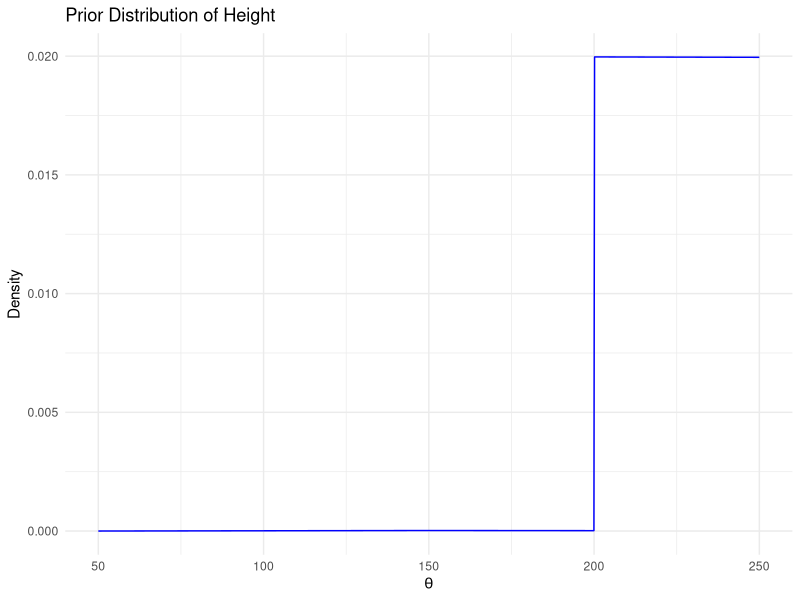
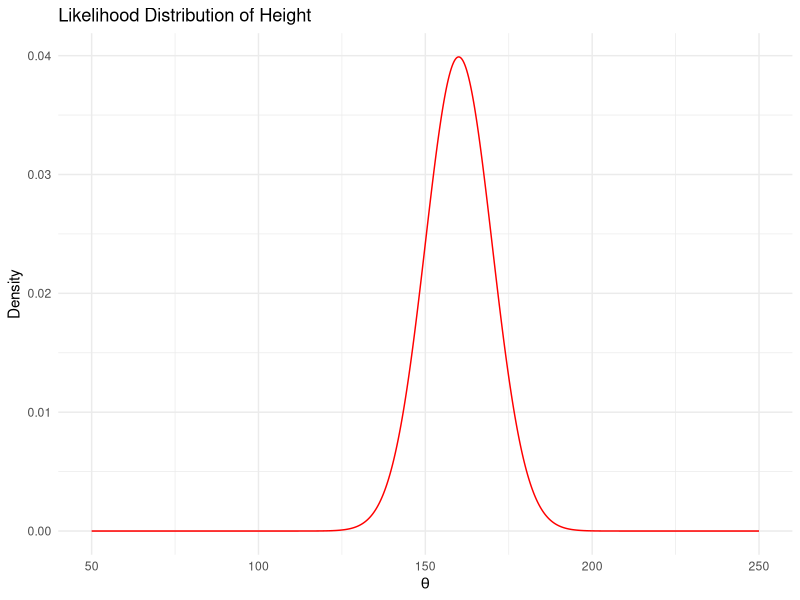

Source code (R) for these figures, in order:
#b
mu0 <- 150
sigma0 <- 20
sigma <- 10
xbar <- 160

# Function to calculate posterior mean and standard deviation
posterior_params <- function(n) {
  mu_prime <- (mu0 / sigma0^2 + n * xbar / sigma^2) / (1 / sigma0^2 + n / sigma^2)
  sigma_prime_squared <- 1 / (1 / sigma0^2 + n / sigma^2)
  return(c(mu_prime, sqrt(sigma_prime_squared)))
}

# Calculations
n10 <- posterior_params(10)
n100 <- posterior_params(100)
n1 <- posterior_params((1))

print(paste("n=1: mu'=", n1[1], ", sigma'=", n1[2]))
print(paste("n=10: mu'=", n10[1], ", sigma'=", n10[2]))
print(paste("n=100: mu'=", n100[1], ", sigma'=", n100[2]))



#c
# Define the prior function piecewise
prior_function <- function(theta) {
  ifelse(theta <= 150, 1/45000 * theta - 1/900, 
         ifelse(theta <= 200, -1/90000 * theta + 7/1800, 
                -1/30000 * theta - 1/120 + 251/120))
}

# Create a sequence of theta values
theta_values <- seq(50, 250, length.out = 1000)
prior_values <- Vectorize(prior_function)(theta_values)

# Normalize the prior (to ensure it integrates to 1 over its domain)
prior_values <- prior_values / sum(prior_values) * length(theta_values) / (max(theta_values) - min(theta_values))

# Plot the prior distribution
library(ggplot2)
ggplot(data.frame(theta = theta_values, Prior = prior_values), aes(x = theta, y = Prior)) +
  geom_line(color = "blue") +
  labs(title = "Prior Distribution of Height", x = expression(theta), y = "Density") +
  theme_minimal()




# Hypothetical Likelihood (assuming it could be Gaussian with mean = 160, sd = 10)
likelihood_function <- function(theta) {
  dnorm(theta, mean = 160, sd = 10)
}

likelihood_values <- likelihood_function(theta_values)

# Plot the likelihood distribution
ggplot(data.frame(theta = theta_values, Likelihood = likelihood_values), aes(x = theta, y = Likelihood)) +
  geom_line(color = "red") +
  labs(title = "Likelihood Distribution of Height", x = expression(theta), y = "Density") +
  theme_minimal()

